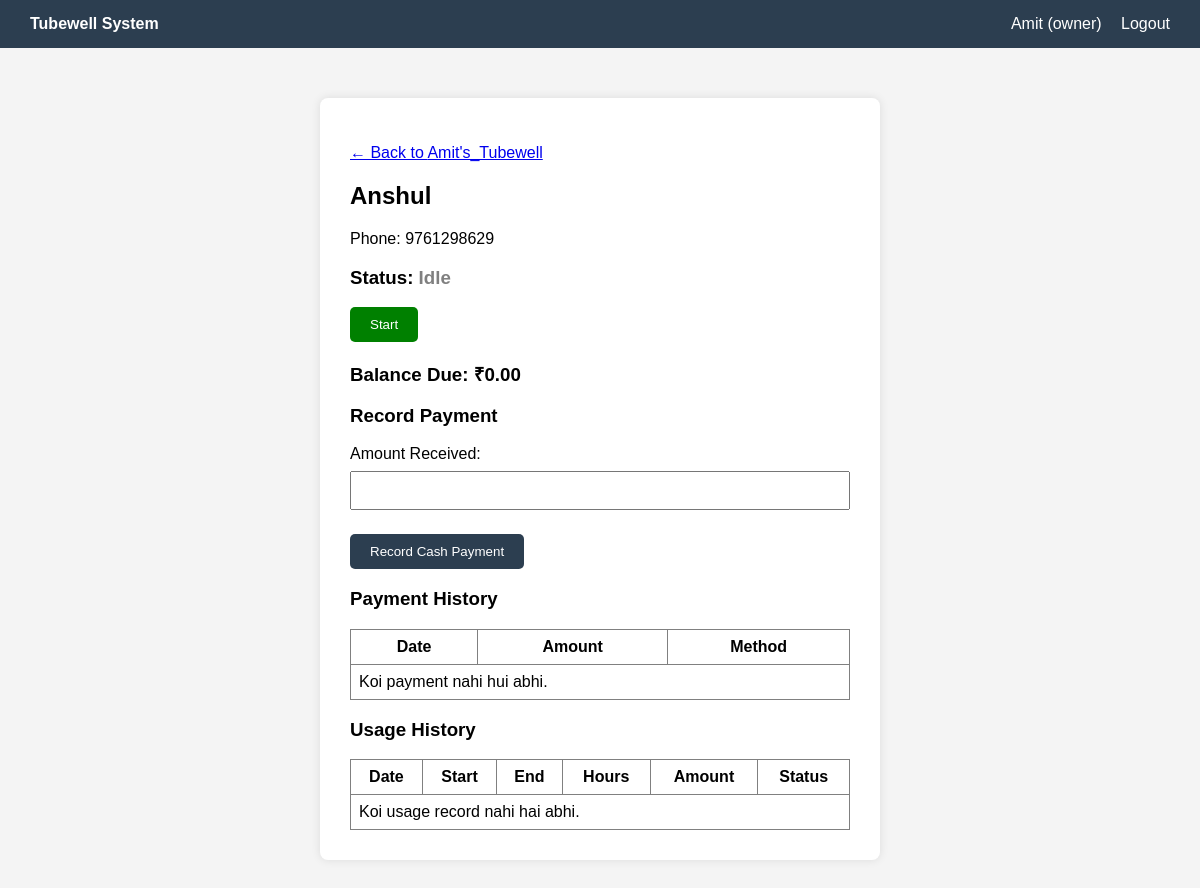
Page /usage/2/renter/8/ (signed in) on the earlier database version.
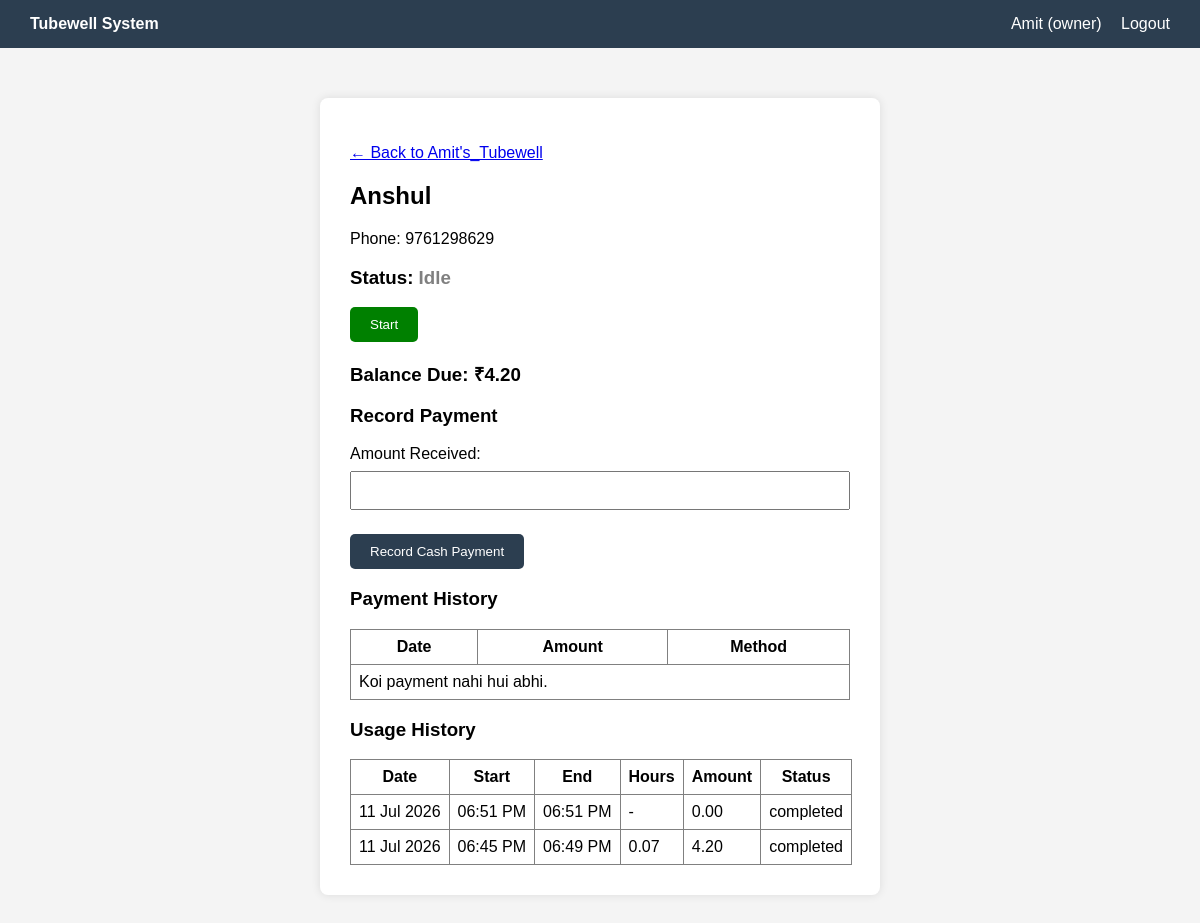
Same page on the later database version.
### usage/models.py (models this page shows, shortened)
class UsageRecord(models.Model):
    STATUS_CHOICES = (
        ('running', 'Running'),
        ('completed', 'Completed'),
    )
    tubewell = models.ForeignKey(Tubewell, on_delete=models.CASCADE, related_name='usage_records')
    used_by = models.ForeignKey(
        settings.AUTH_USER_MODEL,
        on_delete=models.CASCADE,
        related_name='usage_records'
    )
    is_self_use = models.BooleanField(default=False)
    start_time = models.DateTimeField(null=True, blank=True)
    end_time = models.DateTimeField(null=True, blank=True)
    rate_per_hour = models.DecimalField(max_digits=8, decimal_places=2, null=True, blank=True)
    total_hours = models.DecimalField(max_digits=6, decimal_places=2, null=True, blank=True)
    amount = models.DecimalField(max_digits=10, decimal_places=2, null=True, blank=True)
    status = models.CharField(max_length=20, choices=STATUS_CHOICES, default='running')
    created_at = models.DateTimeField(auto_now_add=True)

### usage/views.py (the view)
# urls.py: path('<int:tubewell_id>/renter/<int:renter_id>/', views.renter_action_panel, name='renter_action_panel'),
@login_required
def renter_action_panel(request, tubewell_id, renter_id):
    tubewell = get_object_or_404(Tubewell, id=tubewell_id, owner=request.user)
    authorized = get_object_or_404(
        AuthorizedRenter, tubewell=tubewell, renter_id=renter_id, owner=request.user
    )
    renter = authorized.renter
    running_record = UsageRecord.objects.filter(
        tubewell=tubewell, used_by=renter, status='running'
    ).first()
    usage_records = UsageRecord.objects.filter(
        tubewell=tubewell, used_by=renter
    ).order_by('-created_at')
    balance = calculate_balance(request.user, renter, tubewell)
    payments = Payment.objects.filter(tubewell=tubewell, paid_by=renter).order_by('-paid_at')
    payment_form = OwnerPaymentForm()
    return render(request, 'usage/renter_action_panel.html', {
        'tubewell': tubewell,
        'renter': renter,
        'running_record': running_record,
        'usage_records': usage_records,
        'balance': balance,
        'payments': payments,
        'payment_form': payment_form,
    })

### payments/forms.py
class OwnerPaymentForm(forms.Form):
    amount = forms.DecimalField(max_digits=10, decimal_places=2, min_value=1, label="Amount Received")

### usage/utils.py (called while the page is built)
def calculate_balance(owner, renter, tubewell):
    total_usage = UsageRecord.objects.filter(
        tubewell=tubewell, used_by=renter, status='completed', is_self_use=False
    ).aggregate(total=Sum('amount'))['total'] or 0
    total_paid = Payment.objects.filter(
        tubewell=tubewell, paid_by=renter, paid_to=owner, status='success'
    ).aggregate(total=Sum('amount'))['total'] or 0
    return total_usage - total_paid

### usage/templates/usage/renter_action_panel.html (shortened to what this page needs)
{% extends 'accounts/base.html' %}
{% block content %}
<p><a href="{% url 'tubewell_detail' tubewell.id %}">&larr; Back to {{ tubewell.name }}</a></p>
<h2>{{ renter.first_name }}</h2>
<p>Phone: {{ renter.phone_number }}</p>
<h3>Status:
    {% if running_record %}
        <span style="color:green;">Running</span>
    {% else %}
        <span style="color:gray;">Idle</span>
    {% endif %}
</h3>
{% if running_record %}
    <p>Started at: {{ running_record.start_time|date:"d M Y, h:i A" }}</p>
    <form method="POST" action="{% url 'stop_usage' tubewell.id renter.id %}">
        {% csrf_token %}
        <button type="submit" style="background:red;color:white;padding:10px 20px;">Stop</button>
    </form>
{% else %}
    <form method="POST" action="{% url 'start_usage' tubewell.id renter.id %}">
        <button type="submit" style="background:green;color:white;padding:10px 20px;">Start</button>
    </form>
{% endif %}
<h3>Balance Due: ₹{{ balance|floatformat:2 }}</h3>
<h3>Record Payment</h3>
<form method="POST" action="{% url 'record_payment' tubewell.id renter.id %}">
    {{ payment_form.as_p }}
    <button type="submit">Record Cash Payment</button>
</form>
<h3>Payment History</h3>
<table border="1" cellpadding="8" style="border-collapse:collapse; width:100%;">
    <tr>
        <th>Date</th>
        <th>Amount</th>
        <th>Method</th>
    </tr>
    {% for payment in payments %}
    <tr>
        <td style="white-space:nowrap;">{{ payment.paid_at|date:"d M Y, h:i A" }}</td>
        <td>₹{{ payment.amount|floatformat:2 }}</td>
        <td>{{ payment.method }}</td>
    </tr>
    {% empty %}
    <tr><td colspan="3">Koi payment nahi hui abhi.</td></tr>
    {% endfor %}
</table>
<h3>Usage History</h3>
<table border="1" cellpadding="8" style="border-collapse:collapse; width:100%;">
    <tr>
        <th>Date</th>
        <th>Start</th>
        <th>End</th>
        <th>Hours</th>
        <th>Amount</th>
        <th>Status</th>
    </tr>
    {% for record in usage_records %}
    <tr>
        <td style="white-space:nowrap;">{{ record.created_at|date:"d M Y" }}</td>
        <td style="white-space:nowrap;">{{ record.start_time|time:"h:i A" }}</td>
        <td style="white-space:nowrap;">{{ record.end_time|time:"h:i A"|default:"-" }}</td>
        <td>{{ record.total_hours|default:"-" }}</td>
        <td>{{ record.amount|floatformat:2|default:"-" }}</td>
        <td>{{ record.status }}</td>
    </tr>
    {% empty %}
    <tr><td colspan="6">Koi usage record nahi hai abhi.</td></tr>
    {% endfor %}
</table>
{% endblock %}

Differences in the rows shown:
added UsageRecord: created_at "11 Jul 2026", start_time "06:51 PM", end_time "06:51 PM", total_hours "-", amount "0.00", status "completed"
added UsageRecord: created_at "11 Jul 2026", start_time "06:45 PM", end_time "06:49 PM", total_hours "0.07", amount "4.20", status "completed"
Other differences:
{{ balance|floatformat:2 }}: "0.00" → "4.20"
text no longer shown: "Koi usage record nahi hai abhi."
